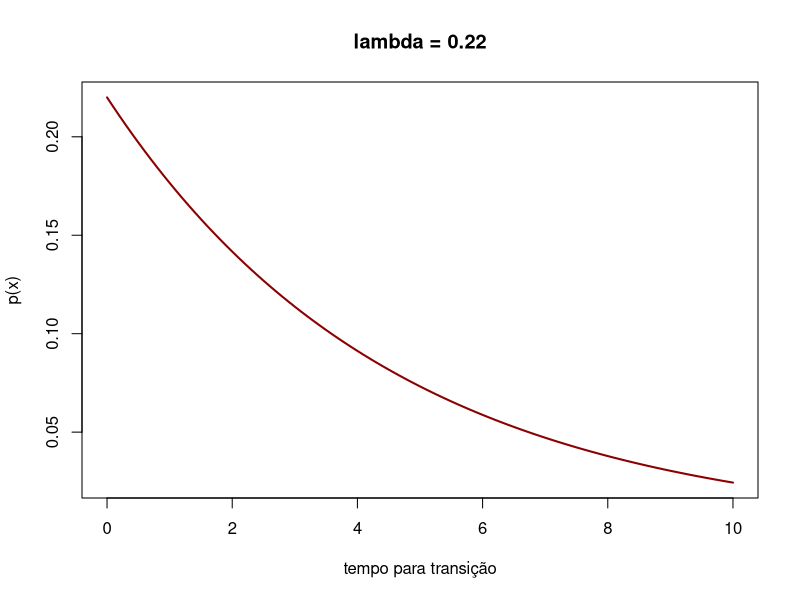

R code for this plot:
### definindo função exponencial
fx_exponential = function(x, lambda) {lambda*exp(1)^(-lambda*x)}

### definindo parâmetos
x_range <- seq(0, 10, by=0.1)
lambda = 0.22 
### Criando o gráfico
plot(x_range, fx_exponential(lambda = lambda, x = x_range), 
     type="l", col="darkred",lwd=2,
     main=paste0("lambda = ", lambda),
     xlab="tempo para transição", ylab="p(x)")
